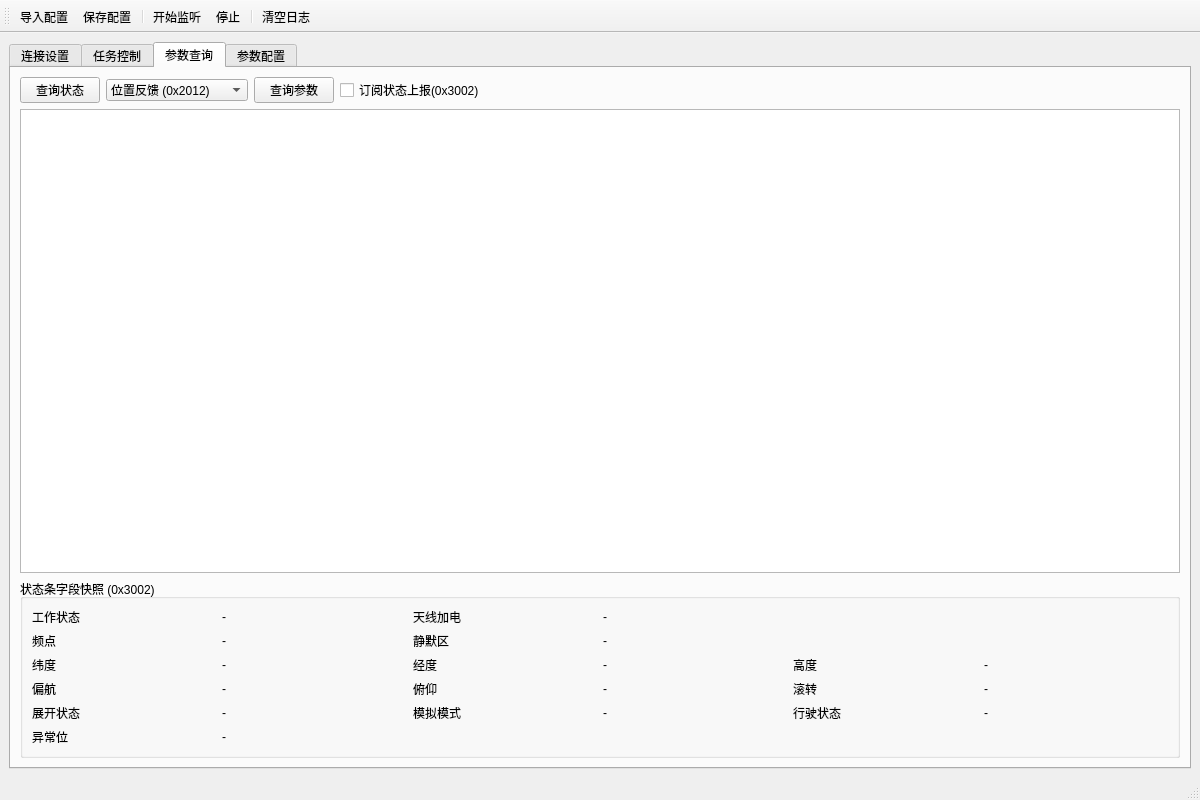
<?xml version="1.0" encoding="UTF-8"?>
<ui version="4.0">
 <class>MainWindow</class>
 <widget class="QMainWindow" name="MainWindow">
  <property name="geometry">
   <rect>
    <x>0</x>
    <y>0</y>
    <width>1200</width>
    <height>800</height>
   </rect>
  </property>
  <property name="windowTitle">
   <string>Radar Config &amp; Control</string>
  </property>
  <widget class="QWidget" name="centralWidget">
   <layout class="QVBoxLayout" name="verticalLayout_central">
    <item>
     <widget class="QTabWidget" name="tabsMain">
      <property name="currentIndex">
       <number>2</number>
      </property>
      <widget class="QWidget" name="tabConnection">
       <attribute name="title">
        <string>连接设置</string>
       </attribute>
       <layout class="QVBoxLayout" name="verticalLayout_tabConnection">
        <item>
         <widget class="QSplitter" name="splitConn">
          <property name="orientation">
           <enum>Qt::Orientation::Horizontal</enum>
          </property>
          <widget class="QGroupBox" name="grpLocal">
           <property name="title">
            <string>本机与策略</string>
           </property>
           <layout class="QFormLayout" name="formLocal">
            <item row="0" column="0">
             <widget class="QLabel" name="lblLocalPort">
              <property name="text">
               <string>本机监听端口</string>
              </property>
             </widget>
            </item>
            <item row="0" column="1">
             <widget class="QSpinBox" name="spinLocalPort">
              <property name="minimum">
               <number>1</number>
              </property>
              <property name="maximum">
               <number>65535</number>
              </property>
              <property name="value">
               <number>65529</number>
              </property>
             </widget>
            </item>
            <item row="1" column="0">
             <widget class="QLabel" name="lblAckTimeout">
              <property name="text">
               <string>ACK超时 (ms)</string>
              </property>
             </widget>
            </item>
            <item row="1" column="1">
             <widget class="QSpinBox" name="spinAckTimeoutMs">
              <property name="minimum">
               <number>100</number>
              </property>
              <property name="maximum">
               <number>10000</number>
              </property>
              <property name="singleStep">
               <number>100</number>
              </property>
              <property name="value">
               <number>1000</number>
              </property>
             </widget>
            </item>
            <item row="2" column="0">
             <widget class="QLabel" name="lblRetry">
              <property name="text">
               <string>重发次数</string>
              </property>
             </widget>
            </item>
            <item row="2" column="1">
             <widget class="QSpinBox" name="spinRetry">
              <property name="minimum">
               <number>0</number>
              </property>
              <property name="maximum">
               <number>20</number>
              </property>
              <property name="value">
               <number>3</number>
              </property>
             </widget>
            </item>
            <item row="3" column="0">
             <widget class="QLabel" name="lblRxRate">
              <property name="text">
               <string>状态接收刷新</string>
              </property>
             </widget>
            </item>
            <item row="3" column="1">
             <widget class="QComboBox" name="comboRxRate">
              <item>
               <property name="text">
                <string>10 Hz</string>
               </property>
              </item>
              <item>
               <property name="text">
                <string>20 Hz</string>
               </property>
              </item>
              <item>
               <property name="text">
                <string>50 Hz</string>
               </property>
              </item>
             </widget>
            </item>
            <item row="4" column="0">
             <widget class="QLabel" name="lblMode">
              <property name="text">
               <string>传输模式</string>
              </property>
             </widget>
            </item>
            <item row="4" column="1">
             <widget class="QComboBox" name="comboCastMode">
              <item>
               <property name="text">
                <string>单播</string>
               </property>
              </item>
              <item>
               <property name="text">
                <string>广播</string>
               </property>
              </item>
             </widget>
            </item>
            <item row="5" column="0">
             <spacer name="spacerLocalTop">
              <property name="orientation">
               <enum>Qt::Orientation::Vertical</enum>
              </property>
              <property name="sizeHint" stdset="0">
               <size>
                <width>20</width>
                <height>20</height>
               </size>
              </property>
             </spacer>
            </item>
            <item row="6" column="0" colspan="2">
             <layout class="QHBoxLayout" name="layoutConnButtons">
              <item>
               <widget class="QPushButton" name="btnStart">
                <property name="text">
                 <string>开始监听</string>
                </property>
               </widget>
              </item>
              <item>
               <widget class="QPushButton" name="btnStop">
                <property name="text">
                 <string>停止</string>
                </property>
               </widget>
              </item>
             </layout>
            </item>
           </layout>
          </widget>
          <widget class="QTabWidget" name="tabsConnRight">
           <property name="currentIndex">
            <number>0</number>
           </property>
           <widget class="QWidget" name="tabTargets">
            <attribute name="title">
             <string>目标列表</string>
            </attribute>
            <layout class="QVBoxLayout" name="verticalLayout_targets">
             <item>
              <layout class="QHBoxLayout" name="layoutTargetsToolbar">
               <item>
                <widget class="QPushButton" name="btnAddTarget">
                 <property name="text">
                  <string>添加</string>
                 </property>
                </widget>
               </item>
               <item>
                <widget class="QPushButton" name="btnRemoveTarget">
                 <property name="text">
                  <string>删除</string>
                 </property>
                </widget>
               </item>
               <item>
                <widget class="QPushButton" name="btnEnableAll">
                 <property name="text">
                  <string>启用全部</string>
                 </property>
                </widget>
               </item>
               <item>
                <widget class="QPushButton" name="btnDisableAll">
                 <property name="text">
                  <string>禁用全部</string>
                 </property>
                </widget>
               </item>
               <item>
                <spacer name="spacerTargetsToolbar">
                 <property name="orientation">
                  <enum>Qt::Orientation::Horizontal</enum>
                 </property>
                 <property name="sizeHint" stdset="0">
                  <size>
                   <width>40</width>
                   <height>20</height>
                  </size>
                 </property>
                </spacer>
               </item>
               <item>
                <widget class="QLabel" name="lblTargetHint">
                 <property name="text">
                  <string>双击编辑 IP/端口；勾选启用</string>
                 </property>
                </widget>
               </item>
              </layout>
             </item>
             <item>
              <widget class="QTableView" name="tableTargets">
               <property name="alternatingRowColors">
                <bool>true</bool>
               </property>
              </widget>
             </item>
            </layout>
           </widget>
           <widget class="QWidget" name="tabConnStats">
            <attribute name="title">
             <string>链路/数据速览</string>
            </attribute>
            <layout class="QVBoxLayout" name="verticalLayout_connstats">
             <item>
              <layout class="QFormLayout" name="formConnStats">
               <item row="0" column="0">
                <widget class="QLabel" name="labelTx">
                 <property name="text">
                  <string>TX帧数</string>
                 </property>
                </widget>
               </item>
               <item row="0" column="1">
                <widget class="QLabel" name="lblTxCount">
                 <property name="text">
                  <string>0</string>
                 </property>
                </widget>
               </item>
               <item row="1" column="0">
                <widget class="QLabel" name="labelRx">
                 <property name="text">
                  <string>RX帧数</string>
                 </property>
                </widget>
               </item>
               <item row="1" column="1">
                <widget class="QLabel" name="lblRxCount">
                 <property name="text">
                  <string>0</string>
                 </property>
                </widget>
               </item>
               <item row="2" column="0">
                <widget class="QLabel" name="labelLoss">
                 <property name="text">
                  <string>丢包率</string>
                 </property>
                </widget>
               </item>
               <item row="2" column="1">
                <widget class="QLabel" name="lblLossPct">
                 <property name="text">
                  <string>0%</string>
                 </property>
                </widget>
               </item>
               <item row="3" column="0">
                <widget class="QLabel" name="labelRtt">
                 <property name="text">
                  <string>最近RTT (ms)</string>
                 </property>
                </widget>
               </item>
               <item row="3" column="1">
                <widget class="QLabel" name="lblLastRttMs">
                 <property name="text">
                  <string>-</string>
                 </property>
                </widget>
               </item>
               <item row="4" column="0">
                <widget class="QLabel" name="labelSeq">
                 <property name="text">
                  <string>最近Seq</string>
                 </property>
                </widget>
               </item>
               <item row="4" column="1">
                <widget class="QLabel" name="lblLastSeq">
                 <property name="text">
                  <string>-</string>
                 </property>
                </widget>
               </item>
               <item row="5" column="0">
                <widget class="QLabel" name="labelMsgId">
                 <property name="text">
                  <string>最近MsgID</string>
                 </property>
                </widget>
               </item>
               <item row="5" column="1">
                <widget class="QLabel" name="lblLastMsgId">
                 <property name="text">
                  <string>-</string>
                 </property>
                </widget>
               </item>
              </layout>
             </item>
             <item>
              <widget class="QPlainTextEdit" name="txtConnLogBrief">
               <property name="readOnly">
                <bool>true</bool>
               </property>
              </widget>
             </item>
            </layout>
           </widget>
          </widget>
         </widget>
        </item>
       </layout>
      </widget>
      <widget class="QWidget" name="tabTask">
       <attribute name="title">
        <string>任务控制</string>
       </attribute>
       <layout class="QVBoxLayout" name="verticalLayout_tabTask">
        <item>
         <widget class="QGroupBox" name="grpModeSwitch">
          <property name="title">
           <string>模式切换</string>
          </property>
          <layout class="QHBoxLayout" name="layoutModeSwitch">
           <item>
            <widget class="QPushButton" name="btnStandby">
             <property name="text">
              <string>待机</string>
             </property>
            </widget>
           </item>
           <item>
            <widget class="QPushButton" name="btnSearch">
             <property name="text">
              <string>搜索</string>
             </property>
            </widget>
           </item>
           <item>
            <widget class="QPushButton" name="btnTrackStart">
             <property name="text">
              <string>开始跟踪</string>
             </property>
            </widget>
           </item>
           <item>
            <widget class="QPushButton" name="btnTrackStop">
             <property name="text">
              <string>取消跟踪</string>
             </property>
            </widget>
           </item>
           <item>
            <widget class="QPushButton" name="btnDeploy">
             <property name="text">
              <string>展开</string>
             </property>
            </widget>
           </item>
           <item>
            <widget class="QPushButton" name="btnRetract">
             <property name="text">
              <string>撤收</string>
             </property>
            </widget>
           </item>
          </layout>
         </widget>
        </item>
        <item>
         <widget class="QGroupBox" name="grpTrackParams">
          <property name="title">
           <string>跟踪参数</string>
          </property>
          <layout class="QFormLayout" name="formTrackParams">
           <item row="0" column="0">
            <widget class="QLabel" name="labelTrackId">
             <property name="text">
              <string>目标批号</string>
             </property>
            </widget>
           </item>
           <item row="0" column="1">
            <widget class="QLineEdit" name="editTrackId"/>
           </item>
           <item row="1" column="0">
            <widget class="QLabel" name="labelRange">
             <property name="text">
              <string>距离 (m)</string>
             </property>
            </widget>
           </item>
           <item row="1" column="1">
            <widget class="QDoubleSpinBox" name="spinRange">
             <property name="decimals">
              <number>2</number>
             </property>
             <property name="maximum">
              <double>10000000.000000000000000</double>
             </property>
            </widget>
           </item>
           <item row="2" column="0">
            <widget class="QLabel" name="labelAz">
             <property name="text">
              <string>方位 (°)</string>
             </property>
            </widget>
           </item>
           <item row="2" column="1">
            <widget class="QDoubleSpinBox" name="spinAz">
             <property name="decimals">
              <number>2</number>
             </property>
             <property name="minimum">
              <double>-360.000000000000000</double>
             </property>
             <property name="maximum">
              <double>360.000000000000000</double>
             </property>
            </widget>
           </item>
           <item row="3" column="0">
            <widget class="QLabel" name="labelEl">
             <property name="text">
              <string>俯仰 (°)</string>
             </property>
            </widget>
           </item>
           <item row="3" column="1">
            <widget class="QDoubleSpinBox" name="spinEl">
             <property name="decimals">
              <number>2</number>
             </property>
             <property name="minimum">
              <double>-180.000000000000000</double>
             </property>
             <property name="maximum">
              <double>180.000000000000000</double>
             </property>
            </widget>
           </item>
           <item row="4" column="0">
            <widget class="QLabel" name="labelCourse">
             <property name="text">
              <string>航向 (°)</string>
             </property>
            </widget>
           </item>
           <item row="4" column="1">
            <widget class="QDoubleSpinBox" name="spinCourse">
             <property name="decimals">
              <number>2</number>
             </property>
             <property name="minimum">
              <double>-360.000000000000000</double>
             </property>
             <property name="maximum">
              <double>360.000000000000000</double>
             </property>
            </widget>
           </item>
           <item row="5" column="0">
            <widget class="QLabel" name="labelSpeed">
             <property name="text">
              <string>速度 (m/s)</string>
             </property>
            </widget>
           </item>
           <item row="5" column="1">
            <widget class="QDoubleSpinBox" name="spinSpeed">
             <property name="decimals">
              <number>2</number>
             </property>
             <property name="maximum">
              <double>100000.000000000000000</double>
             </property>
            </widget>
           </item>
           <item row="6" column="1">
            <widget class="QPushButton" name="btnSendTrackParams">
             <property name="text">
              <string>下发参数</string>
             </property>
            </widget>
           </item>
          </layout>
         </widget>
        </item>
        <item>
         <widget class="QTabWidget" name="tabsTaskLog">
          <property name="currentIndex">
           <number>0</number>
          </property>
          <widget class="QWidget" name="tabCmdLog">
           <attribute name="title">
            <string>命令历史</string>
           </attribute>
           <layout class="QVBoxLayout" name="verticalLayout_cmdlog">
            <item>
             <widget class="QTableView" name="tableCmdLog">
              <property name="alternatingRowColors">
               <bool>true</bool>
              </property>
             </widget>
            </item>
           </layout>
          </widget>
          <widget class="QWidget" name="tabAckLog">
           <attribute name="title">
            <string>应答/错码</string>
           </attribute>
           <layout class="QVBoxLayout" name="verticalLayout_acklog">
            <item>
             <widget class="QTableView" name="tableAckLog">
              <property name="alternatingRowColors">
               <bool>true</bool>
              </property>
             </widget>
            </item>
           </layout>
          </widget>
         </widget>
        </item>
       </layout>
      </widget>
      <widget class="QWidget" name="tabQuery">
       <attribute name="title">
        <string>参数查询</string>
       </attribute>
       <layout class="QVBoxLayout" name="verticalLayout_tabQuery">
        <item>
         <layout class="QHBoxLayout" name="layoutQueryToolbar">
          <item>
           <widget class="QPushButton" name="btnQueryStatus">
            <property name="text">
             <string>查询状态</string>
            </property>
           </widget>
          </item>
          <item>
           <widget class="QComboBox" name="comboQueryId">
            <item>
             <property name="text">
              <string>位置反馈 (0x2012)</string>
             </property>
            </item>
            <item>
             <property name="text">
              <string>IP反馈 (0x2082)</string>
             </property>
            </item>
            <item>
             <property name="text">
              <string>静默区反馈 (0x2092)</string>
             </property>
            </item>
           </widget>
          </item>
          <item>
           <widget class="QPushButton" name="btnQueryParam">
            <property name="text">
             <string>查询参数</string>
            </property>
           </widget>
          </item>
          <item>
           <widget class="QCheckBox" name="chkSubscribe3002">
            <property name="text">
             <string>订阅状态上报(0x3002)</string>
            </property>
           </widget>
          </item>
          <item>
           <spacer name="spacerQueryToolbar">
            <property name="orientation">
             <enum>Qt::Orientation::Horizontal</enum>
            </property>
            <property name="sizeHint" stdset="0">
             <size>
              <width>40</width>
              <height>20</height>
             </size>
            </property>
           </spacer>
          </item>
         </layout>
        </item>
        <item>
         <widget class="QTableView" name="tableQuery">
          <property name="alternatingRowColors">
           <bool>true</bool>
          </property>
         </widget>
        </item>
        <item>
         <widget class="QGroupBox" name="grpStatusMini">
          <property name="title">
           <string>状态条字段快照 (0x3002)</string>
          </property>
          <layout class="QGridLayout" name="gridStatusMini">
           <item row="0" column="0">
            <widget class="QLabel" name="labelWorkState">
             <property name="text">
              <string>工作状态</string>
             </property>
            </widget>
           </item>
           <item row="0" column="1">
            <widget class="QLabel" name="lblWorkState">
             <property name="text">
              <string>-</string>
             </property>
            </widget>
           </item>
           <item row="0" column="2">
            <widget class="QLabel" name="labelPowerMode">
             <property name="text">
              <string>天线加电</string>
             </property>
            </widget>
           </item>
           <item row="0" column="3">
            <widget class="QLabel" name="lblPowerMode">
             <property name="text">
              <string>-</string>
             </property>
            </widget>
           </item>
           <item row="1" column="0">
            <widget class="QLabel" name="labelFreq">
             <property name="text">
              <string>频点</string>
             </property>
            </widget>
           </item>
           <item row="1" column="1">
            <widget class="QLabel" name="lblFreq">
             <property name="text">
              <string>-</string>
             </property>
            </widget>
           </item>
           <item row="1" column="2">
            <widget class="QLabel" name="labelSilentArc">
             <property name="text">
              <string>静默区</string>
             </property>
            </widget>
           </item>
           <item row="1" column="3">
            <widget class="QLabel" name="lblSilentArc">
             <property name="text">
              <string>-</string>
             </property>
            </widget>
           </item>
           <item row="2" column="0">
            <widget class="QLabel" name="labelLat">
             <property name="text">
              <string>纬度</string>
             </property>
            </widget>
           </item>
           <item row="2" column="1">
            <widget class="QLabel" name="lblLat">
             <property name="text">
              <string>-</string>
             </property>
            </widget>
           </item>
           <item row="2" column="2">
            <widget class="QLabel" name="labelLon">
             <property name="text">
              <string>经度</string>
             </property>
            </widget>
           </item>
           <item row="2" column="3">
            <widget class="QLabel" name="lblLon">
             <property name="text">
              <string>-</string>
             </property>
            </widget>
           </item>
           <item row="2" column="4">
            <widget class="QLabel" name="labelAlt">
             <property name="text">
              <string>高度</string>
             </property>
            </widget>
           </item>
           <item row="2" column="5">
            <widget class="QLabel" name="lblAlt">
             <property name="text">
              <string>-</string>
             </property>
            </widget>
           </item>
           <item row="3" column="0">
            <widget class="QLabel" name="labelYaw">
             <property name="text">
              <string>偏航</string>
             </property>
            </widget>
           </item>
           <item row="3" column="1">
            <widget class="QLabel" name="lblYaw">
             <property name="text">
              <string>-</string>
             </property>
            </widget>
           </item>
           <item row="3" column="2">
            <widget class="QLabel" name="labelPitch">
             <property name="text">
              <string>俯仰</string>
             </property>
            </widget>
           </item>
           <item row="3" column="3">
            <widget class="QLabel" name="lblPitch">
             <property name="text">
              <string>-</string>
             </property>
            </widget>
           </item>
           <item row="3" column="4">
            <widget class="QLabel" name="labelRoll">
             <property name="text">
              <string>滚转</string>
             </property>
            </widget>
           </item>
           <item row="3" column="5">
            <widget class="QLabel" name="lblRoll">
             <property name="text">
              <string>-</string>
             </property>
            </widget>
           </item>
           <item row="4" column="0">
            <widget class="QLabel" name="labelDeployed">
             <property name="text">
              <string>展开状态</string>
             </property>
            </widget>
           </item>
           <item row="4" column="1">
            <widget class="QLabel" name="lblDeployed">
             <property name="text">
              <string>-</string>
             </property>
            </widget>
           </item>
           <item row="4" column="2">
            <widget class="QLabel" name="labelSim">
             <property name="text">
              <string>模拟模式</string>
             </property>
            </widget>
           </item>
           <item row="4" column="3">
            <widget class="QLabel" name="lblSimMode">
             <property name="text">
              <string>-</string>
             </property>
            </widget>
           </item>
           <item row="4" column="4">
            <widget class="QLabel" name="labelDrive">
             <property name="text">
              <string>行驶状态</string>
             </property>
            </widget>
           </item>
           <item row="4" column="5">
            <widget class="QLabel" name="lblDriveMode">
             <property name="text">
              <string>-</string>
             </property>
            </widget>
           </item>
           <item row="5" column="0">
            <widget class="QLabel" name="labelFault">
             <property name="text">
              <string>异常位</string>
             </property>
            </widget>
           </item>
           <item row="5" column="1" colspan="5">
            <widget class="QLabel" name="lblFaultBits">
             <property name="text">
              <string>-</string>
             </property>
            </widget>
           </item>
          </layout>
         </widget>
        </item>
       </layout>
      </widget>
      <widget class="QWidget" name="tabConfig">
       <attribute name="title">
        <string>参数配置</string>
       </attribute>
       <layout class="QVBoxLayout" name="verticalLayout_tabConfig">
        <item>
         <widget class="QTabWidget" name="tabsConfig">
          <property name="currentIndex">
           <number>0</number>
          </property>
          <widget class="QWidget" name="tabCfgSilent">
           <attribute name="title">
            <string>静默区</string>
           </attribute>
           <layout class="QFormLayout" name="formCfgSilent">
            <item row="0" column="0">
             <widget class="QLabel" name="labelSilentStart">
              <property name="text">
               <string>起点 (°)</string>
              </property>
             </widget>
            </item>
            <item row="0" column="1">
             <widget class="QDoubleSpinBox" name="spinSilentStart">
              <property name="decimals">
               <number>2</number>
              </property>
              <property name="minimum">
               <double>0.000000000000000</double>
              </property>
              <property name="maximum">
               <double>360.000000000000000</double>
              </property>
             </widget>
            </item>
            <item row="1" column="0">
             <widget class="QLabel" name="labelSilentEnd">
              <property name="text">
               <string>终点 (°)</string>
              </property>
             </widget>
            </item>
            <item row="1" column="1">
             <widget class="QDoubleSpinBox" name="spinSilentEnd">
              <property name="decimals">
               <number>2</number>
              </property>
              <property name="minimum">
               <double>0.000000000000000</double>
              </property>
              <property name="maximum">
               <double>360.000000000000000</double>
              </property>
             </widget>
            </item>
            <item row="2" column="1">
             <widget class="QPushButton" name="btnApplySilent">
              <property name="text">
               <string>应用</string>
              </property>
             </widget>
            </item>
           </layout>
          </widget>
          <widget class="QWidget" name="tabCfgIp">
           <attribute name="title">
            <string>雷达IP</string>
           </attribute>
           <layout class="QVBoxLayout" name="verticalLayout_cfgip">
            <item>
             <widget class="QLabel" name="lblIpWarn">
              <property name="text">
               <string>提示：IP配置需广播下发，且重启后生效。</string>
              </property>
              <property name="wordWrap">
               <bool>true</bool>
              </property>
             </widget>
            </item>
            <item>
             <layout class="QFormLayout" name="formCfgIp">
              <item row="0" column="0">
               <widget class="QLabel" name="labelIpMode">
                <property name="text">
                 <string>模式</string>
                </property>
               </widget>
              </item>
              <item row="0" column="1">
               <widget class="QComboBox" name="comboIpMode">
                <item>
                 <property name="text">
                  <string>批量</string>
                 </property>
                </item>
                <item>
                 <property name="text">
                  <string>指定</string>
                 </property>
                </item>
               </widget>
              </item>
              <item row="1" column="0">
               <widget class="QLabel" name="labelDspIndex">
                <property name="text">
                 <string>DSP编号</string>
                </property>
               </widget>
              </item>
              <item row="1" column="1">
               <widget class="QSpinBox" name="spinDspIndex">
                <property name="minimum">
                 <number>0</number>
                </property>
                <property name="maximum">
                 <number>65535</number>
                </property>
               </widget>
              </item>
             </layout>
            </item>
            <item>
             <widget class="QTableView" name="tableIpList">
              <property name="alternatingRowColors">
               <bool>true</bool>
              </property>
             </widget>
            </item>
            <item>
             <widget class="QPushButton" name="btnApplyIp">
              <property name="text">
               <string>应用</string>
              </property>
             </widget>
            </item>
           </layout>
          </widget>
          <widget class="QWidget" name="tabCfgPose">
           <attribute name="title">
            <string>位置/补偿</string>
           </attribute>
           <layout class="QFormLayout" name="formCfgPose">
            <item row="0" column="0">
             <widget class="QLabel" name="labelLat">
              <property name="text">
               <string>纬度 (°)</string>
              </property>
             </widget>
            </item>
            <item row="0" column="1">
             <widget class="QDoubleSpinBox" name="spinLat">
              <property name="decimals">
               <number>6</number>
              </property>
              <property name="minimum">
               <double>-90.000000000000000</double>
              </property>
              <property name="maximum">
               <double>90.000000000000000</double>
              </property>
             </widget>
            </item>
            <item row="1" column="0">
             <widget class="QLabel" name="labelLon">
              <property name="text">
               <string>经度 (°)</string>
              </property>
             </widget>
            </item>
            <item row="1" column="1">
             <widget class="QDoubleSpinBox" name="spinLon">
              <property name="decimals">
               <number>6</number>
              </property>
              <property name="minimum">
               <double>-180.000000000000000</double>
              </property>
              <property name="maximum">
               <double>180.000000000000000</double>
              </property>
             </widget>
            </item>
            <item row="2" column="0">
             <widget class="QLabel" name="labelAltPose">
              <property name="text">
               <string>高度 (m)</string>
              </property>
             </widget>
            </item>
            <item row="2" column="1">
             <widget class="QDoubleSpinBox" name="spinAlt">
              <property name="decimals">
               <number>2</number>
              </property>
              <property name="maximum">
               <double>100000.000000000000000</double>
              </property>
             </widget>
            </item>
            <item row="3" column="0">
             <widget class="QLabel" name="labelSysYaw">
              <property name="text">
               <string>系统方位补偿 (°)</string>
              </property>
             </widget>
            </item>
            <item row="3" column="1">
             <widget class="QDoubleSpinBox" name="spinSysYaw">
              <property name="decimals">
               <number>2</number>
              </property>
              <property name="minimum">
               <double>-360.000000000000000</double>
              </property>
              <property name="maximum">
               <double>360.000000000000000</double>
              </property>
             </widget>
            </item>
            <item row="4" column="0">
             <widget class="QLabel" name="labelSysPitch">
              <property name="text">
               <string>系统俯仰补偿 (°)</string>
              </property>
             </widget>
            </item>
            <item row="4" column="1">
             <widget class="QDoubleSpinBox" name="spinSysPitch">
              <property name="decimals">
               <number>2</number>
              </property>
              <property name="minimum">
               <double>-360.000000000000000</double>
              </property>
              <property name="maximum">
               <double>360.000000000000000</double>
              </property>
             </widget>
            </item>
            <item row="5" column="0">
             <widget class="QLabel" name="labelSysDist">
              <property name="text">
               <string>系统距离补偿 (m)</string>
              </property>
             </widget>
            </item>
            <item row="5" column="1">
             <widget class="QDoubleSpinBox" name="spinSysDist">
              <property name="decimals">
               <number>2</number>
              </property>
              <property name="maximum">
               <double>100000.000000000000000</double>
              </property>
             </widget>
            </item>
            <item row="6" column="0">
             <widget class="QLabel" name="labelImuYaw">
              <property name="text">
               <string>惯组偏航 (°)</string>
              </property>
             </widget>
            </item>
            <item row="6" column="1">
             <widget class="QDoubleSpinBox" name="spinImuYaw">
              <property name="decimals">
               <number>2</number>
              </property>
              <property name="minimum">
               <double>-360.000000000000000</double>
              </property>
              <property name="maximum">
               <double>360.000000000000000</double>
              </property>
             </widget>
            </item>
            <item row="7" column="0">
             <widget class="QLabel" name="labelImuPitch">
              <property name="text">
               <string>惯组俯仰 (°)</string>
              </property>
             </widget>
            </item>
            <item row="7" column="1">
             <widget class="QDoubleSpinBox" name="spinImuPitch">
              <property name="decimals">
               <number>2</number>
              </property>
              <property name="minimum">
               <double>-360.000000000000000</double>
              </property>
              <property name="maximum">
               <double>360.000000000000000</double>
              </property>
             </widget>
            </item>
            <item row="8" column="0">
             <widget class="QLabel" name="labelImuRoll">
              <property name="text">
               <string>惯组滚转 (°)</string>
              </property>
             </widget>
            </item>
            <item row="8" column="1">
             <widget class="QDoubleSpinBox" name="spinImuRoll">
              <property name="decimals">
               <number>2</number>
              </property>
              <property name="minimum">
               <double>-360.000000000000000</double>
              </property>
              <property name="maximum">
               <double>360.000000000000000</double>
              </property>
             </widget>
            </item>
            <item row="9" column="1">
             <widget class="QPushButton" name="btnApplyPose">
              <property name="text">
               <string>应用</string>
              </property>
             </widget>
            </item>
           </layout>
          </widget>
         </widget>
        </item>
       </layout>
      </widget>
     </widget>
    </item>
   </layout>
  </widget>
  <widget class="QToolBar" name="mainToolBar">
   <property name="windowTitle">
    <string>工具栏</string>
   </property>
   <attribute name="toolBarArea">
    <enum>TopToolBarArea</enum>
   </attribute>
   <attribute name="toolBarBreak">
    <bool>false</bool>
   </attribute>
   <addaction name="actLoadConfig"/>
   <addaction name="actSaveConfig"/>
   <addaction name="separator"/>
   <addaction name="actConnect"/>
   <addaction name="actDisconnect"/>
   <addaction name="separator"/>
   <addaction name="actClearLogs"/>
  </widget>
  <widget class="QStatusBar" name="statusBar"/>
  <action name="actLoadConfig">
   <property name="text">
    <string>导入配置</string>
   </property>
  </action>
  <action name="actSaveConfig">
   <property name="text">
    <string>保存配置</string>
   </property>
  </action>
  <action name="actConnect">
   <property name="text">
    <string>开始监听</string>
   </property>
  </action>
  <action name="actDisconnect">
   <property name="text">
    <string>停止</string>
   </property>
  </action>
  <action name="actClearLogs">
   <property name="text">
    <string>清空日志</string>
   </property>
  </action>
 </widget>
 <resources/>
 <connections/>
</ui>
